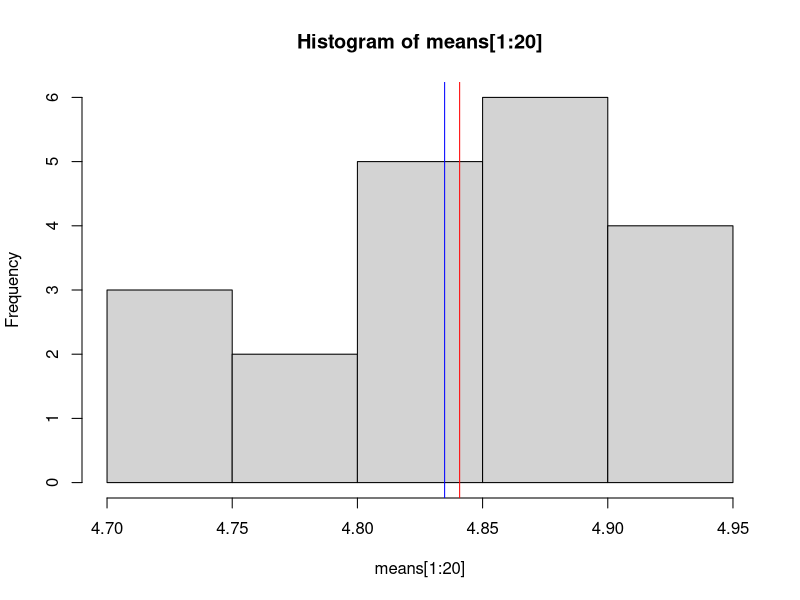
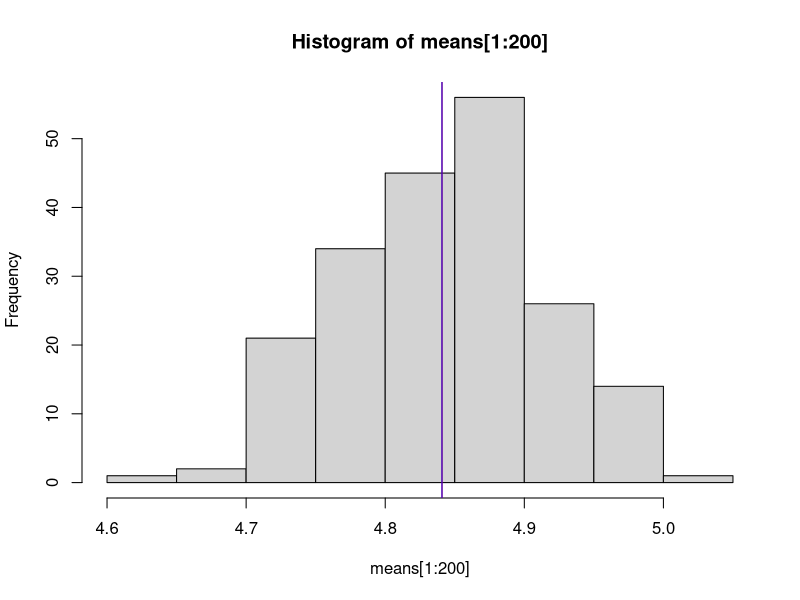
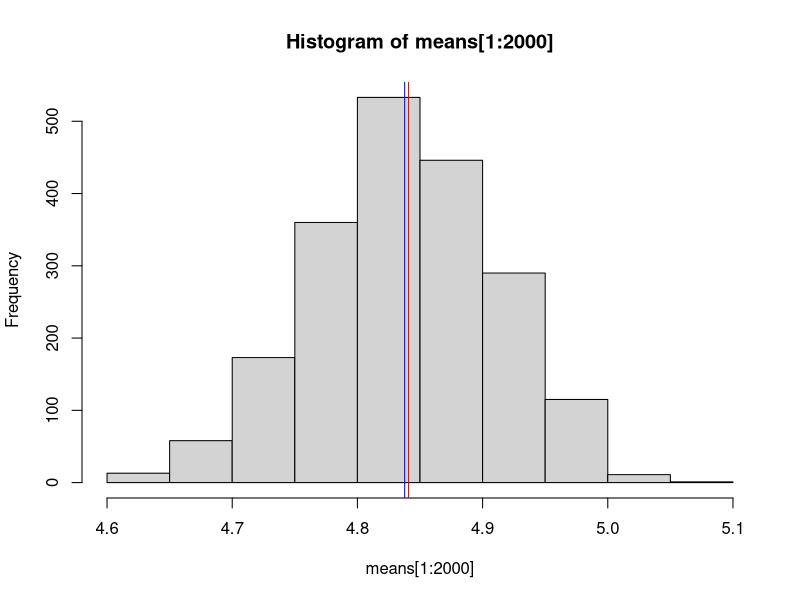
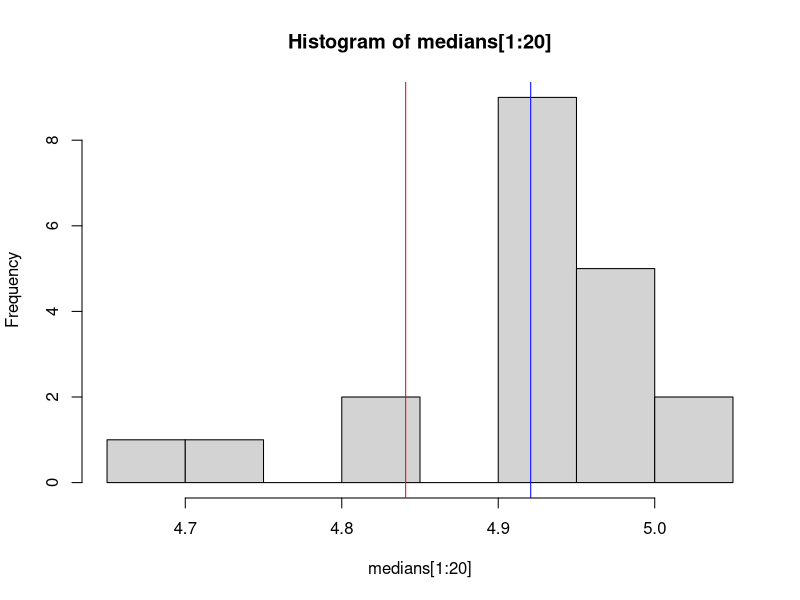
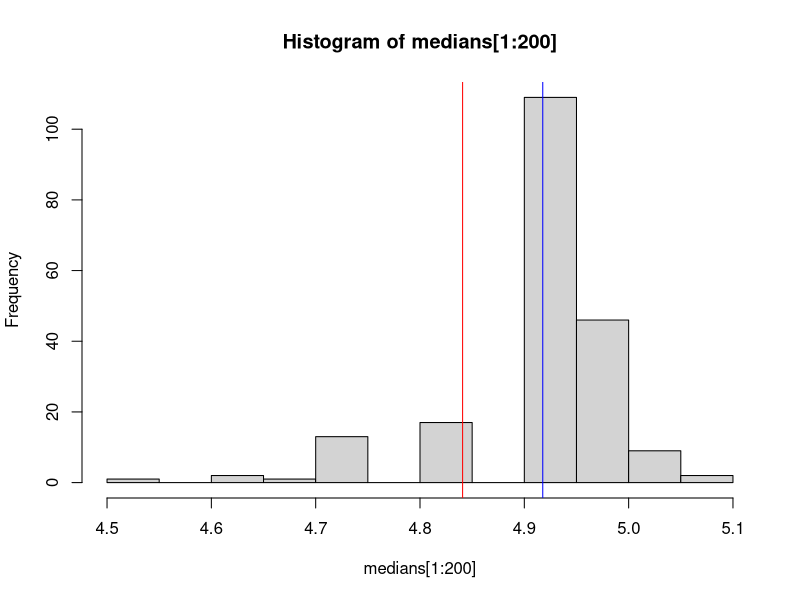
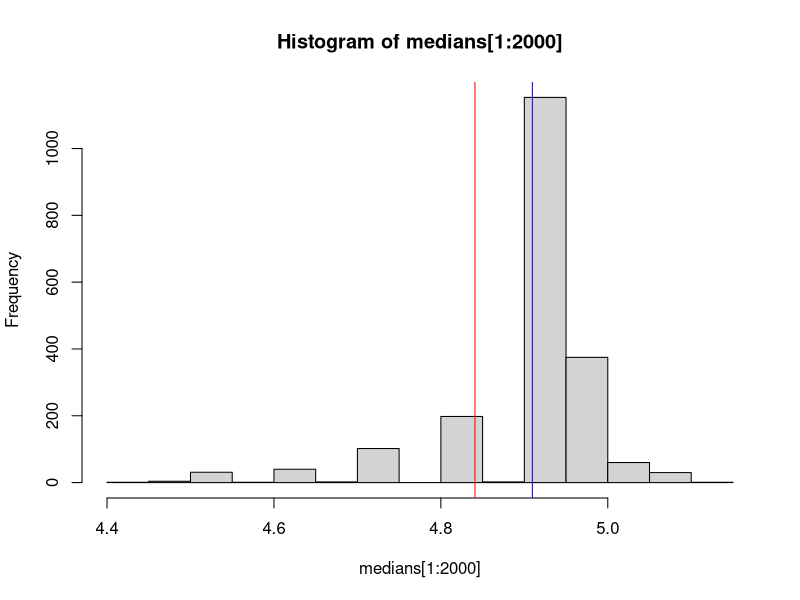
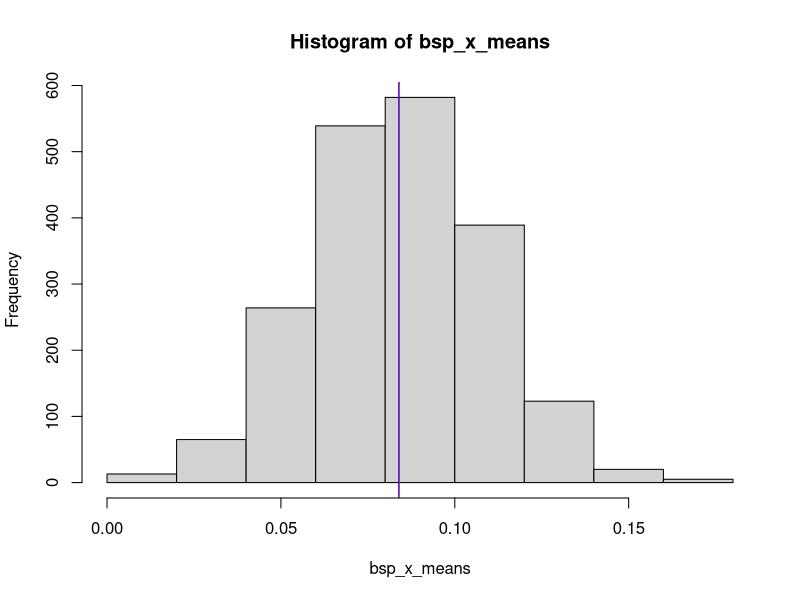
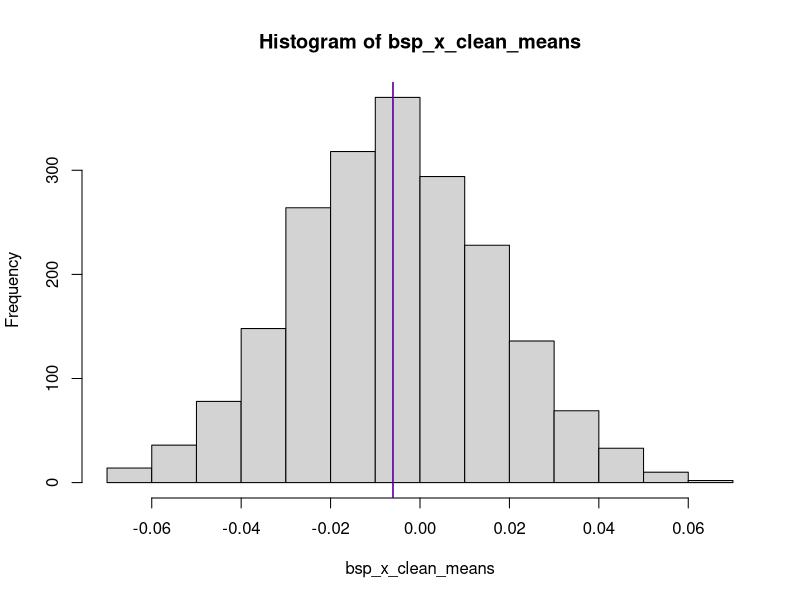

These figures' R source, in order:
## ---- chunk 1
knitr::opts_chunk$set(echo = TRUE)
## ---- chunk 2
set.seed(12208877)
## ---- chunk 3
sample_orig <- c(4.94, 5.06, 4.53, 5.07, 4.99, 5.16, 4.38, 4.43, 4.93, 4.72, 4.92, 4.96)
choose(2*length(sample_orig)-1, length(sample_orig))
## ---- chunk 4
cat("mean: ", mean(sample_orig), "\n")
cat("median: ", median(sample_orig))
## ---- chunk 5
set.seed(12208877)
samples_2000 <- replicate(2000, sample(sample_orig, size=length(sample_orig), replace=TRUE))
means <- c()
for (i in 1:2000){
  means[i] <- mean(samples_2000[,i])
}
## ---- chunk 6
mean(means[1:20])
hist(means[1:20])
abline(v=mean(sample_orig), col='red')
abline(v=mean(means[1:20]), col='blue')
## ---- chunk 7
mean(means[1:200])
hist(means[1:200])
abline(v=mean(sample_orig), col='red')
abline(v=mean(means[1:200]), col='blue')
## ---- chunk 8
mean(means[1:2000])
hist(means[1:2000])
abline(v=mean(sample_orig), col='red')
abline(v=mean(means[1:2000]), col='blue')
## ---- chunk 9
q <- 0.025
qs1 <- c()
qs3 <- c()
for (i in 1:3){
  qs1[i] <- quantile(means[1:2*10^i], q)
  qs3[i] <- quantile(means[1:2*10^i], 1-q)
}
qsi = data.frame(
  count=c(20, 200, 2000),
  CILw=qs1,
  CIUp=qs3,
  interval=qs3-qs1
)
qsi

true_ci <- t.test(sample_orig, conf.level = 0.95)$conf.int
true_ci

## ---- chunk 10
medians <- c()
for (i in 1:2000){
  medians[i] <- median(samples_2000[,i])
}
## ---- chunk 11
mean(medians[1:20])
hist(medians[1:20])
abline(v=mean(sample_orig), col='red')
abline(v=mean(medians[1:20]), col='blue')
## ---- chunk 12
mean(medians[1:200])
hist(medians[1:200])
abline(v=mean(sample_orig), col='red')
abline(v=mean(medians[1:200]), col='blue')
## ---- chunk 13
mean(medians[1:2000])
hist(medians[1:2000])
abline(v=mean(sample_orig), col='red')
abline(v=mean(medians[1:2000]), col='blue')
## ---- chunk 14
q <- 0.025
qs1 <- c()
qs3 <- c()
for (i in 1:3){
  qs1[i] <- quantile(medians[1:2*10^i], q)
  qs3[i] <- quantile(medians[1:2*10^i], 1-q)
}
qsi = data.frame(
  count=c(20, 200, 2000),
  CILw=qs1,
  CIUp=qs3,
  interval=qs3-qs1
)
qsi
## ---- chunk 15
set.seed(1234)
x.clean <- rnorm(1960)
x.cont <- runif(40, 4, 5)
x <- c(x.clean,x.cont)
set.seed(12208877)
## ---- chunk 16
mean_x <- c(mean(x), mean(x.clean))
median_x <- c(median(x), median(x.clean))
mean_t_x <- c(mean(x, trim=0.05), mean(x.clean, trim=0.05))

median_x
mean_x
mean_t_x
## ---- chunk 17
n <- 2000
bs_x <- replicate(n, sample(x, replace=TRUE))
bs_x_clean <- replicate(n, sample(x.clean, replace=TRUE))

bs_x_means <- numeric(n)
for (i in 1:n) {bs_x_means[i] <- mean(bs_x[,i])}
bs_x_se <- sqrt(1 / (n - 1) * sum((bs_x_means - mean(bs_x_means))^2))

bs_x_clean_means <- numeric(n)
for (i in 1:n) {bs_x_clean_means[i] <- mean(bs_x_clean[,i])}
bs_x_clean_se <- sqrt(1 / (n - 1) * sum((bs_x_clean_means - mean(bs_x_clean_means))^2))

cat("standard error for x = ", bs_x_se, "\nstandard error for x.clean = ", bs_x_clean_se)

## ---- chunk 18
q <- 0.975
q_1 <- 1 - q
ci_mean_up = c(quantile(bs_x_means, q), quantile(bs_x_clean_means, q))
ci_mean_lw = c(quantile(bs_x_means, q_1), quantile(bs_x_clean_means, q_1))

bs_x_medians <- numeric(n)
bs_x_clean_medians <- numeric(n)
for (i in 1:n) {bs_x_medians[i] <- median(bs_x[,i])}
for (i in 1:n) {bs_x_clean_medians[i] <- median(bs_x_clean[,i])}
ci_med_up = c(quantile(bs_x_medians, q), quantile(bs_x_clean_medians, q))
ci_med_lw = c(quantile(bs_x_medians, q_1), quantile(bs_x_clean_medians, q_1))

bs_t_x_means <- numeric(n)
bs_t_x_clean_means <- numeric(n)
for (i in 1:n) {bs_t_x_means[i] <- mean(bs_x[,i], trim=0.05)}
for (i in 1:n) {bs_t_x_clean_means[i] <- mean(bs_x_clean[,i], trim=0.05)}
ci_mean_t_up = c(quantile(bs_t_x_means, q), quantile(bs_t_x_clean_means, q))
ci_mean_t_lw = c(quantile(bs_t_x_means, q_1), quantile(bs_t_x_clean_means, q_1))

table_ci <- data.frame(
  data=c('x', 'x.clean'),
  CIMeanUp=ci_mean_up,
  CIMeanLw=ci_mean_lw,
  CIMedUp=ci_med_up,
  CIMedLw=ci_med_lw,
  CIMeanTUp=ci_mean_t_up,
  CIMeanTLw=ci_mean_t_lw
)
table_ci
## ---- chunk 19
sd_x <- c(sd(x), sd(x.clean))
set.seed(12208877)
mad_x <- c(mad(x), mad(x.clean))

bs_param_x <- replicate(n, rnorm(length(x), mean=mean_x[1], sd=sd_x[1]))
bsp_x_rob <-  replicate(n, rnorm(length(x), median_x[1], mad_x[1]))
bs_param_x_clean <- replicate(n, rnorm(length(x.clean), mean=mean_x[2], sd=sd_x[2]))
bsp_x_clean_rob <-  replicate(n, rnorm(length(x.clean), median_x[2], mad_x[2]))


bsp_x_means <- numeric(n)
for (i in 1:n) {bsp_x_means[i] <- mean(bs_param_x[,i])}
bsp_x_se <- sqrt(1 / (n - 1) * sum((bsp_x_means - mean(bsp_x_means))^2))

bsp_x_clean_means <- numeric(n)
for (i in 1:n) {bsp_x_clean_means[i] <- mean(bs_param_x_clean[,i])}
bsp_x_clean_se <- sqrt(1 / (n - 1) * sum((bsp_x_clean_means - mean(bsp_x_clean_means))^2))

bias_x <- mean(bsp_x_means) - mean_x[1]
bias_x_clean <- mean(bsp_x_clean_means) - mean_x[2]

bspt_x_means <- numeric(n)
for (i in 1:n) {bspt_x_means[i] <- mean(bsp_x_rob[,i], trim=0.05)}
bspt_x_se <- sqrt(1 / (n - 1) * sum((bspt_x_means - mean(bspt_x_means, trim=0.05))^2))

bspt_x_clean_means <- numeric(n)
for (i in 1:n) {bspt_x_clean_means[i] <- mean(bsp_x_clean_rob[,i], trim=0.05)}
bspt_x_clean_se <- sqrt(1 / (n - 1) * sum((bspt_x_clean_means - mean(bspt_x_clean_means, trim=0.05))^2))

biast_x <- mean(bspt_x_means) - mean_t_x[1]
biast_x_clean <- mean(bspt_x_clean_means) - mean_t_x[2]



q <- 0.975
q_1 <- 1 - q
cip_mean_up = c(quantile(bsp_x_means, q), quantile(bsp_x_clean_means, q))
cip_mean_lw = c(quantile(bsp_x_means, q_1), quantile(bsp_x_clean_means, q_1))

bsp_t_x_means <- numeric(n)
bsp_t_x_clean_means <- numeric(n)
for (i in 1:n) {bsp_t_x_means[i] <- mean(bsp_x_rob[,i], trim=0.05)}
for (i in 1:n) {bsp_t_x_clean_means[i] <- mean(bsp_x_clean_rob[,i], trim=0.05)}
cip_mean_t_up = c(quantile(bsp_t_x_means, q), quantile(bsp_t_x_clean_means, q))
cip_mean_t_lw = c(quantile(bsp_t_x_means, q_1), quantile(bsp_t_x_clean_means, q_1))


table <- data.frame(
  data=c('x', 'x.clean'),
  bias_mean=c(bias_x, bias_x_clean),
  bias_trimmed_mean=c(biast_x, biast_x_clean),
  SE_mean=c(bsp_x_se, bsp_x_clean_se),
  SE_trimmed_mean=c(bspt_x_se, bspt_x_clean_se),
  CIMeansUp=cip_mean_up,
  CIMeansLw=cip_mean_lw,
  CITrimMeansUp=cip_mean_t_up,
  CITrimMeansLw=cip_mean_t_lw,
  bias_corr_mean=c(mean(bsp_x_means) - bias_x, mean(bsp_x_clean_means) - bias_x_clean),
  bias_corr_trimmed_mean=c(mean(bspt_x_means) - biast_x, mean(bspt_x_clean_means) - biast_x_clean)
)
table
## ---- chunk 20
hist(bsp_x_means)
abline(v=mean_x[1], col='red')
abline(v=mean(bsp_x_means), col='blue')
hist(bsp_x_clean_means)
abline(v=mean_x[2], col='red')
abline(v=mean(bsp_x_clean_means), col='blue')

hist(bspt_x_means)
abline(v=mean_t_x[1], col='red')
abline(v=mean(bspt_x_means), col='blue')
hist(bspt_x_clean_means)
abline(v=mean_t_x[2], col='red')
abline(v=mean(bspt_x_clean_means), col='blue')
